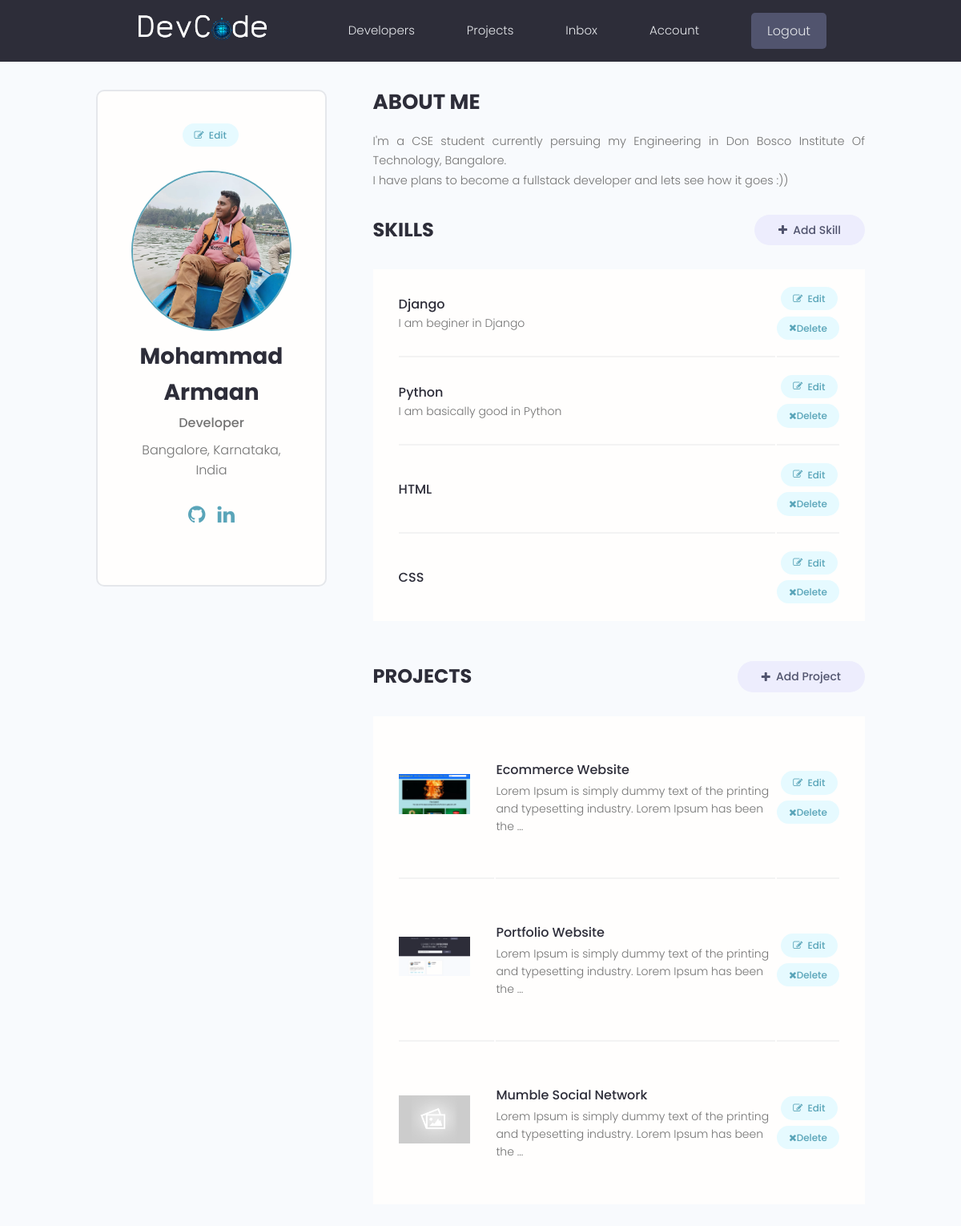
The app's page /account/ (signed in) with its own data.
### users/models.py (models this page shows, shortened)
class Profile(models.Model):
    user = models.OneToOneField(User, on_delete=models.CASCADE, null=True, blank=True)
    name = models.CharField(max_length=200, blank=True, null=True)
    email = models.EmailField(max_length=500, null=True, blank=True)
    username=models.CharField(max_length=200, null=True, blank=True)
    location=models.CharField(max_length=200, null=True, blank=True)
    short_intro = models.CharField(max_length=200, null=True, blank=True)
    bio = models.TextField(null=True, blank=True)
    profile_image=models.ImageField(null=True, blank=True, upload_to='profiles/', default='profiles/user-default.png')
    social_github = models.CharField(max_length=200, blank=True, null=True)
    social_twitter = models.CharField(max_length=200, blank=True, null=True)
    social_linkeden = models.CharField(max_length=200, blank=True, null=True)
    social_youtube = models.CharField(max_length=200, blank=True, null=True)
    social_website = models.CharField(max_length=200, blank=True, null=True)
    created = models.DateTimeField(auto_now_add=True)
    id = models.UUIDField(default=uuid.uuid4, unique=True, primary_key=True, editable=False)
    class Meta:
        ordering = ['created']
    @property
    def imageURL(self):
        try:
            url = self.profile_image.url
        except:
             url = ''
        return url

class Skill(models.Model):
    owner=models.ForeignKey(Profile, on_delete=models.CASCADE, null=True, blank=True)
    name=models.CharField(max_length=200, null=True, blank=True)
    description=models.TextField(null=True, blank=True)
    created=models.DateTimeField(auto_now_add=True)
    id=models.UUIDField(default=uuid.uuid4, primary_key=True, unique=True, editable=False)

### projects/models.py (models this page shows, shortened)
class Project(models.Model):
    owner = models.ForeignKey(Profile, null=True, blank=True, on_delete=models.CASCADE)  #Eariler it was SET_NULL
    title = models.CharField(max_length=200)
    description = models.TextField(null=True, blank=True)
    featured_image=models.ImageField(null=True, blank=True, default='default.jpg')
    tags=models.ManyToManyField("Tag", blank=True)
    vote_total=models.IntegerField(default=0, null=True, blank=True)
    vote_ratio=models.IntegerField(default=0, null=True, blank=True)
    demo_link = models.CharField(max_length=2000, null=True, blank=True)
    source_link = models.CharField(max_length=2000, null=True, blank=True)
    created = models.DateTimeField(auto_now_add=True)
    id = models.UUIDField(default=uuid.uuid4, unique=True, primary_key=True, editable=False)
    class Meta:
        ordering = ['-vote_ratio', '-vote_total', 'title']
    @property
    def imageURL(self):
        try:
            url = self.featured_image.url
        except:
             url = ''
        return url

### users/views.py (the view)
# urls.py: path('account/', views.userAccount, name="account"),
@login_required(login_url='login')
def userAccount(request):
    profile=request.user.profile
    topSkills=profile.skill_set.all()
    projects=profile.project_set.all()
    context={'profile': profile, 'topSkills':topSkills, 'projects':projects }
    return render(request, "users/account.html",context)

### users/templates/users/account.html (shortened to what this page needs)
{% extends 'main.html' %}
{% block content %}
{%load static%}
  <main class="settingsPage profile my-md">
    <div class="container">
      <div class="layout">
        <div class="column column--1of3">
          <div class="card text-center">
            <div class="card__body dev">
              <a class="tag tag--pill tag--main settings__btn" href="{% url 'edit-account' %}"><i class="fa fa-edit"></i>&nbsp; Edit</a>
              {%if profile.imageURL %}
              <img class="avatar avatar--xl dev__avatar" src="{{profile.imageURL}}" />
              {% else %}
              <img class="avatar avatar--xl dev__avatar" src="{% static 'profiles/user-default.png' %}" />
              {% endif %}
              <h2 class="dev__name">{{profile.name}}</h2>
              <p class="dev__title">{{profile.short_intro}}</p>
              <p class="dev__location">{{profile.location}}</p>
              <ul class="dev__social">
                {% if profile.social_github%}
                <li>
                  <a title="Github" href="{{profile.social_github}}" target="_blank"><i class="fa fa-github" style='font-size:25px'></i></a>
                </li>
                {%endif%}
                {% if profile.social_linkeden%}
                <li>
                  <a title="LinkedIn" href="{{profile.social_linkeden}}" target="_blank"><i class="fa fa-linkedin" style='font-size:25px'></i></a>
                </li>
                {%endif%}
              </ul>
            </div>
          </div>
        </div>
        <div class="column column--2of3">
          <div class="devInfo">
            <h3 class="devInfo__title">About Me</h3>
            <p class="devInfo__about">{{profile.bio|linebreaksbr}}</p>
          </div>
          <div class="settings">
            <h3 class="settings__title">Skills</h3>
            <a class="tag tag--pill tag--sub settings__btn tag--lg" href="{% url 'create-skill' %}"><i class="fa fa-plus"></i>&nbsp;  Add Skill</a>
          </div>
          <table class="settings__table">
            {%for skill in topSkills%}
            <tr>
              <td class="settings__tableInfo">
                <h4>{{skill.name}}</h4>
                <p>{{skill.description}}</p>
              </td>
              <td class="settings__tableActions">
                <a class="tag tag--pill tag--main settings__btn" href="{% url 'update-skill' skill.id %}"><i class="fa fa-edit"></i>&nbsp; Edit</a>
                <a class="tag tag--pill tag--main settings__btn" href="{% url 'delete-skill' skill.id %}?next=/account"><i class="fa fa-close"></i>Delete</a>
              </td>
            </tr>
            {%endfor%}
          </table>
          <div class="settings">
            <h3 class="settings__title">Projects</h3>
            <a class="tag tag--pill tag--sub settings__btn tag--lg" href="{% url 'create-project' %}"><i class="fa fa-plus"></i>&nbsp;  Add Project</a>
          </div>
          <table class="settings__table">
            {%for project in projects%}
            <tr>
              <td class="settings__thumbnail">
                {% if project.imageURL %}
                <a href="{% url 'project' project.id %}"><img src="{{project.imageURL}}" alt="Project Thumbnail" /></a>
                {% else %}
                <a href="{% url 'project' project.id %}"><img src="{% static 'images/default.jpg' %}" alt="Project Thumbnail" /></a>
              {%endif%}
              </td>
              <td class="settings__tableInfo">
                <a href="{% url 'project' project.id %}">{{project.title}}</a>
                <p>{{project.description|slice:"100"}}...</p>
              </td>
              <td class="settings__tableActions">
                <a class="tag tag--pill tag--main settings__btn" href="{% url 'update-project' project.id %}"><i class="fa fa-edit"></i>&nbsp;  Edit</a>
                <a class="tag tag--pill tag--main settings__btn" href="{% url 'delete-project' project.id %}?next=/account"><i class="fa fa-close"></i> Delete</a>
              </td>
            </tr>
            {%endfor%}
          </table>
        </div>
      </div>
    </div>
  </main>
  {% endblock content %}

### static/styles/app.css (style rules this page uses)
:root { --color-sub: #2d2d39; }
.card { border: 2px solid var(--color-light); }
img { width: 100%; }
.profile .card > .dev { padding: 4rem; }
.dev__avatar { display: block; margin: auto; }
.dev__name { color: var(--color-sub); font-size: 2.8rem; font-weight: 700; margin-top: 1rem; margin-bottom: 0.5rem; }
.dev__title { font-size: 1.6rem; font-weight: 500; line-height: 1.3; }
.dev__location { margin-top: 1rem; }
.dev__social { margin: 3rem 0; list-style: none; display: flex; justify-content: center; gap: 1.5rem; }
.devInfo { margin-bottom: 3rem; }
.devInfo__title, .devInfo__subtitle { font-size: 2.6rem; color: var(--color-sub); text-transform: uppercase; font-weight: 700; margin-bottom: 1.5rem; }
.devInfo__about, .devSkill__info { font-size: 1.45rem; line-height: 1.7; text-align: justify; }
.settingsPage .dev > .settings__btn { display: inline-block; margin-bottom: 3rem; }
.settings { display: flex; justify-content: space-between; align-items: center; }
.settings__title { font-size: 2.4rem; text-transform: uppercase; font-weight: 700; color: var(--color-sub); }
.settings__table { margin-top: 3rem; margin-bottom: 5rem; padding: 0 3rem; background: var(--color-white); }
.settings__table tr { width: 100%; }
.settings__table tr > td { padding: 2rem 0; }
.settings__table tr:not(:last-child) td { border-bottom: 2px solid var(--color-white-light); }
.settings__thumbnail { width: 23%; min-width: 10rem; }
.settings__thumbnail img { padding-right: 3rem; height: 15rem; object-fit: contain; }
.settings__tableInfo { width: 100%; }
.settings__tableInfo h4, .settings__tableInfo a { padding-right: 1rem; width: auto; font-size: 1.6rem; font-weight: 500; color: var(--color-sub); }
.settings__tableInfo p { font-size: 1.4rem; }
.settings__tableActions { text-align: right; }

### static/uikit/styles/modules/_variables.css (style rules this page uses)
:root { --color-main: #5aa5b9; --color-main-light: #e6faff; --color-sub: #3f4156; --color-sub-light: #51546e; --color-sub-lighter: #ededfd; --color-text: #737373; --color-gray: #8b8b8b; --color-light: #e5e7eb; --color-light-gray: #767676; --color-bg: #f8fafd; --color-white: #fffefd; --color-white-light: #f3f3f3; --color-success: #359e64; --color-success-bg: #def8e8; --color-error: #fc4b0b; --color-error-bg: #fff2ee; --font-base: 'Poppins', arial, helvetica, 'Segoe UI', roboto, ubuntu, sans-serif; --font-monospace: 'Fira Code', 'Courier New', courier, monospace; --font-regular: 300; --font-medium: 500; --font-bold: 700; --generic-shadow: 1px 1px 5px #00000010; --generic-transition: all 0.3s ease-in-out; }

### static/uikit/styles/modules/_base.css (style rules this page uses)
* { margin: 0; padding: 0; box-sizing: border-box; text-rendering: optimizeLegibility; color: inherit; font-size: inherit; }
html { font-size: 50%; }
@media only screen and (min-width: 480px) { html { font-size: 56.25%; } }
@media only screen and (min-width: 1200px) { html { font-size: 62.5%; } }
body { line-height: 1.6; font-weight: 400; font-size: 1.5rem; color: var(--color-text); background-color: var(--color-bg); min-height: 100vh; }

### static/uikit/styles/modules/_typography.css (style rules this page uses)
* { font-family: var(--font-base); }
h2 { font-size: 3.6rem; font-weight: var(--font-bold); }
h3 { font-size: 3.2rem; font-weight: var(--font-medium); }
h4 { font-size: 2.8rem; font-weight: var(--font-medium); }
p, span, strong { font-size: 1.6rem; color: var(--color-text); font-weight: var(--font-regular); }
a { padding-bottom: 2px; text-decoration: none; display: inline-block; color: var(--color-main); font-weight: var(--font-medium); }

### static/uikit/styles/modules/_utilities.css (style rules this page uses)
.container { width: 92%; max-width: 165rem; margin: 0 auto; box-sizing: border-box; }
@media screen and (min-width: 1000px) { .container { width: 90%; } }
@media screen and (min-width: 1200px) { .container { width: 80%; } }
.text-center { text-align: center; }
.my-md { margin: 3rem auto; }

### static/uikit/styles/modules/_avatar.css (style rules this page uses)
.avatar { border-radius: 50%; border: 2px solid var(--color-main); object-fit: cover; }
.avatar--xl { height: 20rem; width: 20rem; }

### static/uikit/styles/modules/_card.css (style rules this page uses)
.card { border-radius: 1rem; background-color: var(--color-white); border: 1.5px solid var(--color-light); width: auto; height: auto; margin-top: 0.5rem; margin-bottom: 0.5rem; overflow: hidden; }
.card__body, .card__header { padding: 2rem 2.5rem; }

### static/uikit/styles/modules/_layout.css (style rules this page uses)
.layout { display: flex; flex-flow: row wrap; justify-content: space-between; }
.layout > .column { margin-bottom: 3rem; }
.layout > .column.column--1of3 { flex-basis: 30%; }
.layout > .column.column--2of3 { flex-basis: 64%; }

### records on screen
Profile: imageURL (picture), name "Mohammad Armaan", short_intro "Developer", location "Bangalore, Karnataka, India", bio "I'm a CSE student currently persuing my Engineering in Don Bosco Institute Of Technology, Bangalore. I have plans to become a fullstack developer and lets see how it goes :))"
Skill: name "Django", description "I am beginer in Django"
Skill: name "Python", description "I am basically good in Python"
Skill: name "HTML"
Skill: name "CSS"
Project: imageURL (picture), title "Ecommerce Website", description "Lorem Ipsum is simply dummy text of the printing and typesetting industry. Lorem Ipsum has been the"
Project: imageURL (picture), title "Portfolio Website", description "Lorem Ipsum is simply dummy text of the printing and typesetting industry. Lorem Ipsum has been the"
Project: title "Mumble Social Network", description "Lorem Ipsum is simply dummy text of the printing and typesetting industry. Lorem Ipsum has been the"
